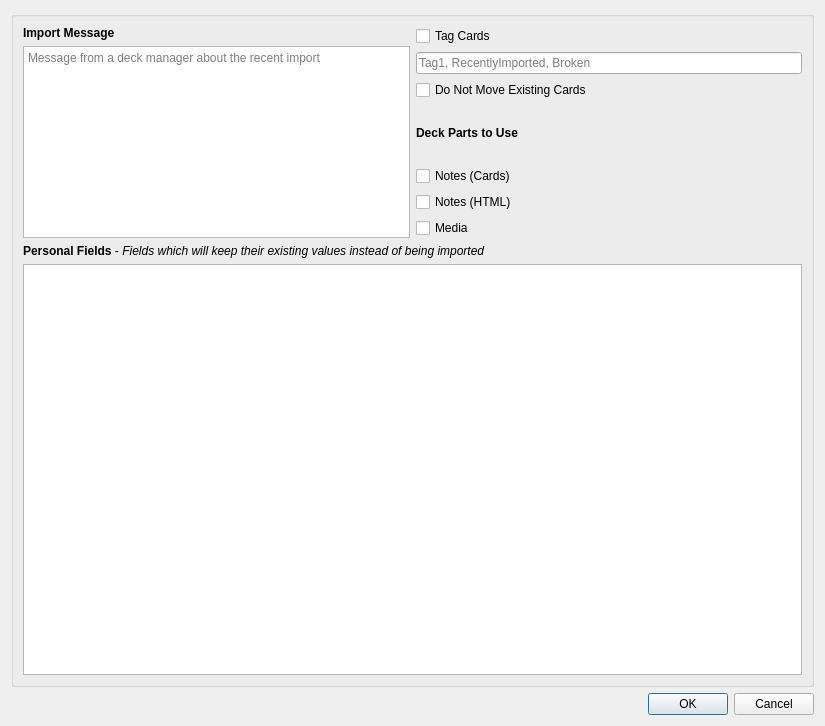
<?xml version="1.0" encoding="UTF-8"?>
<ui version="4.0">
 <class>Dialog</class>
 <widget class="QDialog" name="Dialog">
  <property name="geometry">
   <rect>
    <x>0</x>
    <y>0</y>
    <width>825</width>
    <height>726</height>
   </rect>
  </property>
  <property name="windowTitle">
   <string>CrowdAnki Import Settings</string>
  </property>
  <layout class="QVBoxLayout" name="verticalLayout">
   <item>
    <layout class="QHBoxLayout" name="horizontalLayout">
     <item>
      <layout class="QVBoxLayout" name="verticalLayout_2">
       <item>
        <widget class="QGroupBox" name="group_deck_import">
         <property name="title">
          <string/>
         </property>
         <layout class="QVBoxLayout" name="verticalLayout_5">
          <item>
           <layout class="QVBoxLayout" name="importMessageLayout">
            <property name="spacing">
             <number>6</number>
            </property>
            <item>
             <layout class="QHBoxLayout" name="horizontalLayout_2">
              <item>
               <layout class="QVBoxLayout" name="verticalLayout_4">
                <item>
                 <widget class="QLabel" name="import_message_label">
                  <property name="text">
                   <string>&lt;html&gt;&lt;head/&gt;&lt;body&gt;&lt;p&gt;&lt;span style=&quot; font-weight:600;&quot;&gt;Import Message&lt;/span&gt;&lt;/p&gt;&lt;/body&gt;&lt;/html&gt;</string>
                  </property>
                 </widget>
                </item>
                <item>
                 <widget class="QTextBrowser" name="import_message_textbox">
                  <property name="sizePolicy">
                   <sizepolicy hsizetype="Expanding" vsizetype="Minimum">
                    <horstretch>0</horstretch>
                    <verstretch>0</verstretch>
                   </sizepolicy>
                  </property>
                  <property name="placeholderText">
                   <string>Message from a deck manager about the recent import</string>
                  </property>
                 </widget>
                </item>
               </layout>
              </item>
              <item>
               <layout class="QVBoxLayout" name="verticalLayout_3">
                <item>
                 <layout class="QVBoxLayout" name="verticalLayout_6">
                  <item>
                   <widget class="QCheckBox" name="cb_tag_cards">
                    <property name="text">
                     <string>Tag Cards</string>
                    </property>
                   </widget>
                  </item>
                  <item>
                   <widget class="QLineEdit" name="textedit_tags">
                    <property name="placeholderText">
                     <string>Tag1, RecentlyImported, Broken</string>
                    </property>
                   </widget>
                  </item>
                  <item>
                   <widget class="QCheckBox" name="cb_ignore_move_cards">
                    <property name="text">
                     <string>Do Not Move Existing Cards</string>
                    </property>
                   </widget>
                  </item>
                 </layout>
                </item>
                <item>
                 <layout class="QVBoxLayout" name="verticalLayout_7">
                  <item>
                   <widget class="QLabel" name="label_2">
                    <property name="enabled">
                     <bool>true</bool>
                    </property>
                    <property name="text">
                     <string>&lt;html&gt;&lt;head/&gt;&lt;body&gt;&lt;p&gt;&lt;span style=&quot; font-weight:600;&quot;&gt;Deck Parts to Use&lt;/span&gt;&lt;/p&gt;&lt;/body&gt;&lt;/html&gt;</string>
                    </property>
                   </widget>
                  </item>
                  <item>
                   <widget class="QCheckBox" name="cb_notes">
                    <property name="text">
                     <string>Notes (Cards)</string>
                    </property>
                   </widget>
                  </item>
                  <item>
                   <widget class="QCheckBox" name="cb_notes_html">
                    <property name="text">
                     <string>Notes (HTML)</string>
                    </property>
                   </widget>
                  </item>
                  <item>
                   <widget class="QCheckBox" name="cb_media">
                    <property name="text">
                     <string>Media</string>
                    </property>
                   </widget>
                  </item>
                 </layout>
                </item>
               </layout>
              </item>
             </layout>
            </item>
           </layout>
          </item>
          <item>
           <widget class="QLabel" name="label">
            <property name="text">
             <string>&lt;html&gt;&lt;head/&gt;&lt;body&gt;&lt;p&gt;&lt;span style=&quot; font-weight:600;&quot;&gt;Personal Fields&lt;/span&gt; - &lt;span style=&quot; font-style:italic;&quot;&gt;Fields which will keep their existing values instead of being imported&lt;/span&gt;&lt;/p&gt;&lt;/body&gt;&lt;/html&gt;</string>
            </property>
           </widget>
          </item>
          <item>
           <widget class="QListWidget" name="list_personal_fields"/>
          </item>
         </layout>
        </widget>
       </item>
      </layout>
     </item>
    </layout>
   </item>
   <item>
    <widget class="QDialogButtonBox" name="buttonBox">
     <property name="orientation">
      <enum>Qt::Horizontal</enum>
     </property>
     <property name="standardButtons">
      <set>QDialogButtonBox::Cancel|QDialogButtonBox::Ok</set>
     </property>
    </widget>
   </item>
  </layout>
 </widget>
 <resources/>
 <connections>
  <connection>
   <sender>buttonBox</sender>
   <signal>accepted()</signal>
   <receiver>Dialog</receiver>
   <slot>accept()</slot>
   <hints>
    <hint type="sourcelabel">
     <x>248</x>
     <y>254</y>
    </hint>
    <hint type="destinationlabel">
     <x>157</x>
     <y>274</y>
    </hint>
   </hints>
  </connection>
  <connection>
   <sender>buttonBox</sender>
   <signal>rejected()</signal>
   <receiver>Dialog</receiver>
   <slot>reject()</slot>
   <hints>
    <hint type="sourcelabel">
     <x>316</x>
     <y>260</y>
    </hint>
    <hint type="destinationlabel">
     <x>286</x>
     <y>274</y>
    </hint>
   </hints>
  </connection>
 </connections>
</ui>
